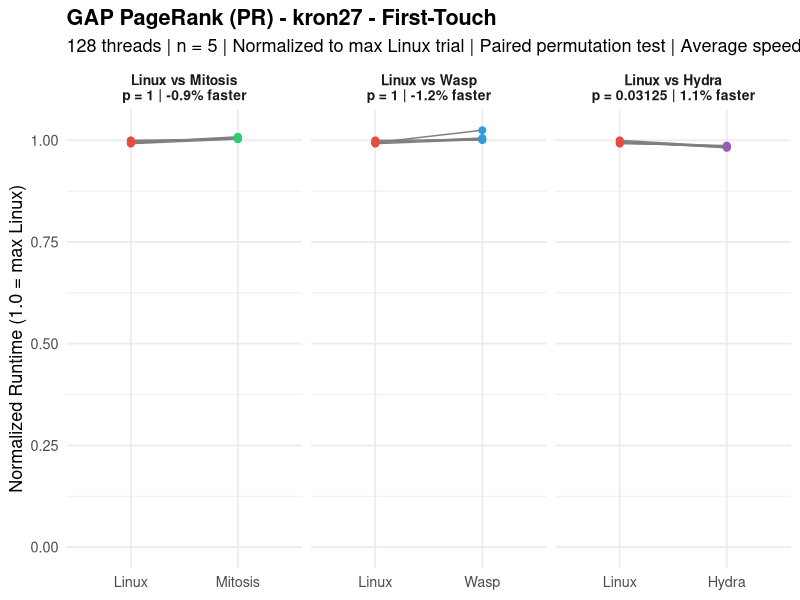
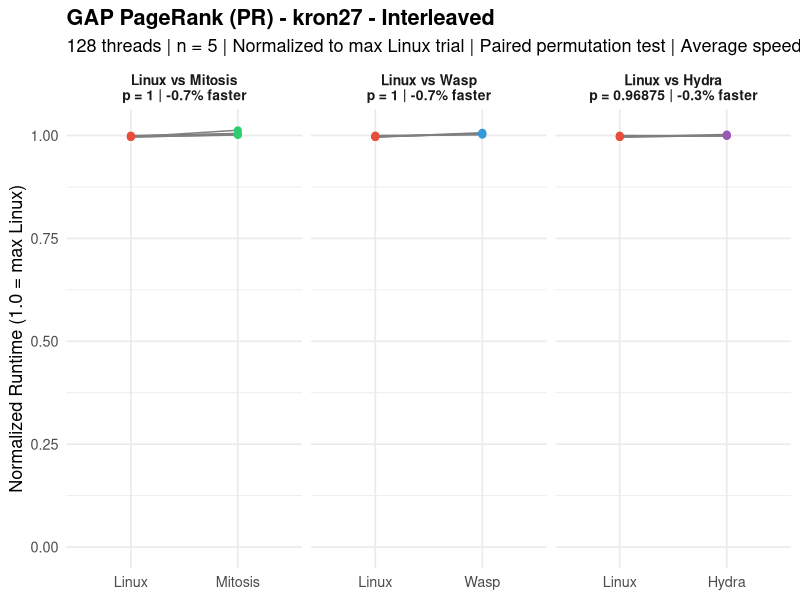
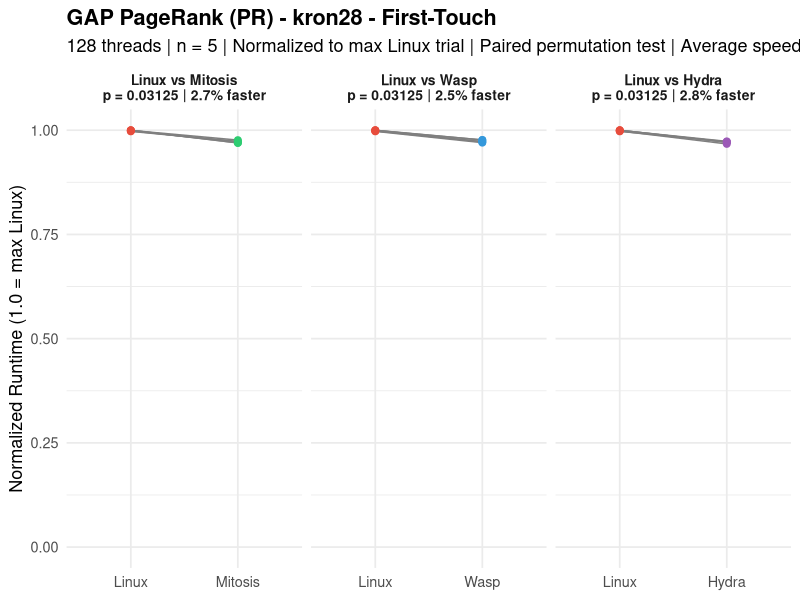
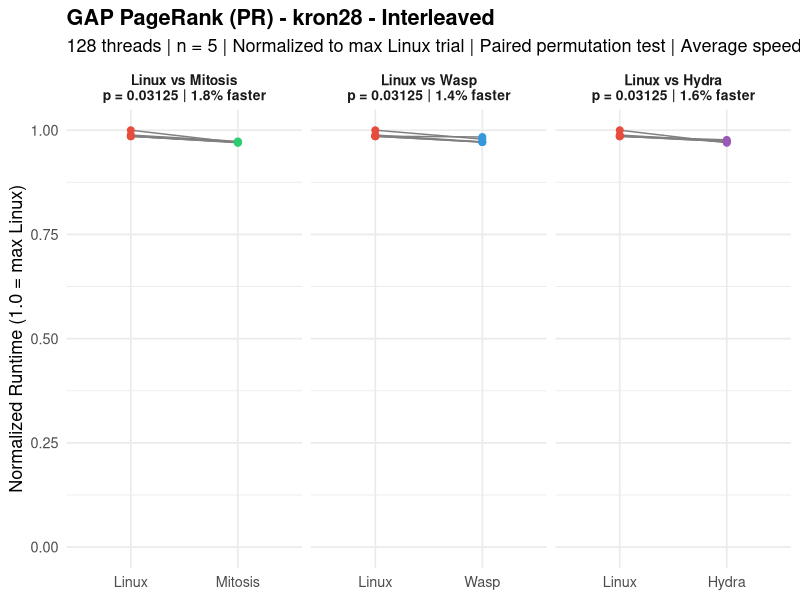
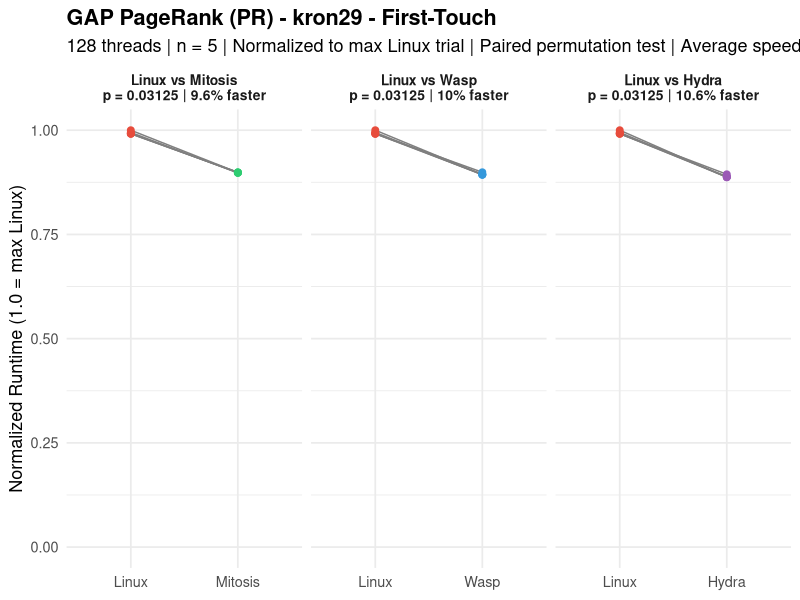
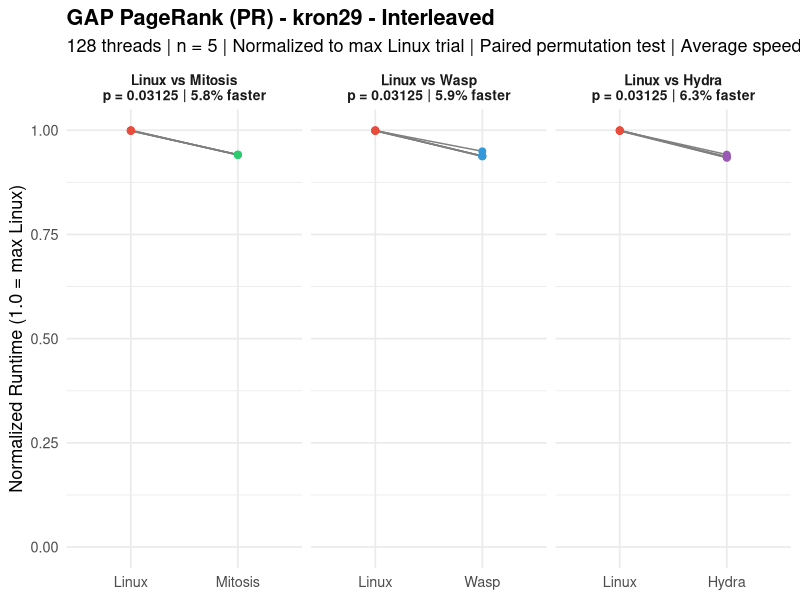
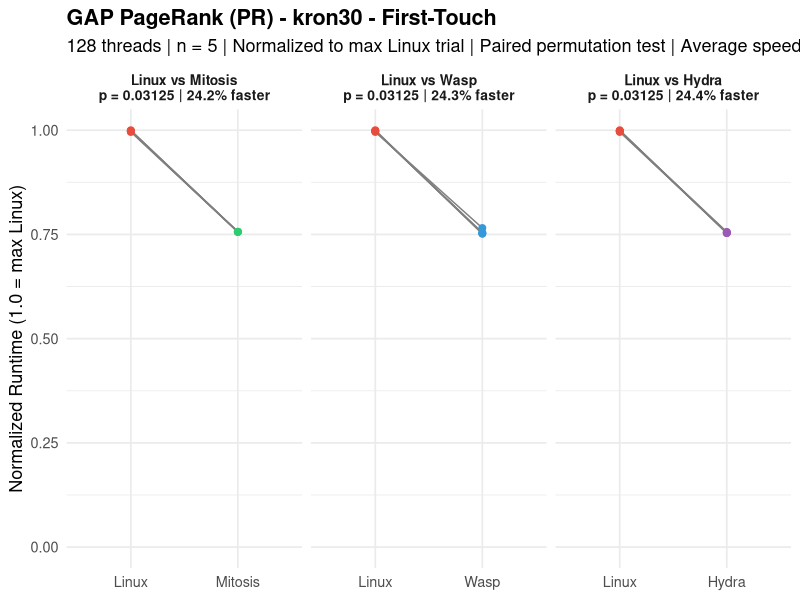
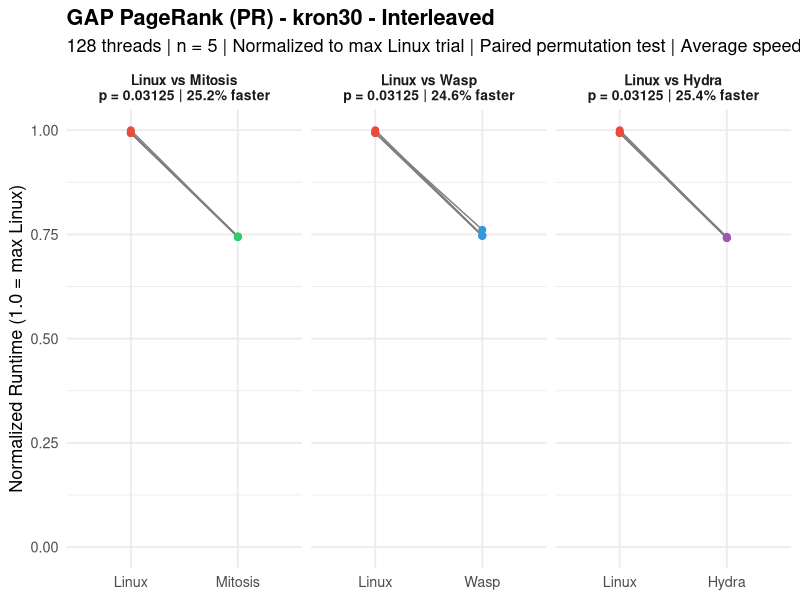

Here is the R script that generated these plots, in order:


###############################################################################
###                              pr.R                                       ###
###############################################################################

library(ggplot2)

# =============================================================================
# RAW DATA: Trial Times (seconds) – PageRank Benchmark, 128 threads, n=5
# =============================================================================

data <- list(
  # --- LINUX (First-Touch) ---
  linux_ft_kron27  = c(5.81940, 5.80369, 5.85122, 5.83647, 5.81667),
  linux_ft_kron28  = c(10.02791, 10.05239, 10.03720, 10.05618, 10.05463),
  linux_ft_kron29  = c(22.49483, 22.69184, 22.56925, 22.51509, 22.50064),
  linux_ft_kron30  = c(56.41439, 56.54028, 56.56200, 56.65709, 56.54722),
  linux_ft_uni27   = c(5.94102, 6.00006, 5.94203, 5.97740, 5.93471),
  linux_ft_uni28   = c(8.94579, 8.95631, 8.95536, 8.94460, 8.94416),
  linux_ft_uni29   = c(18.78821, 18.80024, 18.77792, 18.79414, 18.77132),
  linux_ft_uni30   = c(50.20408, 50.14499, 50.13726, 50.14120, 50.13426),
  linux_ft_twitter = c(9.74113, 9.68228, 9.72513, 9.70831, 9.76318),
  linux_ft_web     = c(2.50682, 2.47198, 2.43666, 2.51944, 2.54909),
  linux_ft_road    = c(0.22212, 0.21732, 0.22207, 0.21586, 0.23084),
  
  # --- LINUX (Interleaved) ---
  linux_il_kron27  = c(4.61049, 4.60908, 4.61041, 4.62647, 4.61994),
  linux_il_kron28  = c(9.26118, 9.12502, 9.12672, 9.15445, 9.12854),
  linux_il_kron29  = c(21.05044, 21.03381, 21.04851, 21.06628, 21.07370),
  linux_il_kron30  = c(56.06263, 56.06463, 56.43218, 56.07901, 56.04406),
  linux_il_uni27   = c(4.78200, 4.77849, 4.77924, 4.78355, 4.77928),
  linux_il_uni28   = c(8.40958, 8.40788, 8.40951, 8.41205, 8.41256),
  linux_il_uni29   = c(18.87302, 18.84751, 18.87742, 18.88076, 18.82595),
  linux_il_uni30   = c(48.02948, 47.97263, 47.95190, 47.92377, 48.00480),
  linux_il_twitter = c(6.97496, 6.96769, 6.99059, 6.98964, 6.98328),
  linux_il_web     = c(1.78840, 1.77738, 1.76997, 1.76784, 1.77008),
  linux_il_road    = c(0.17869, 0.16390, 0.16077, 0.15351, 0.15819),
  
  # --- MITOSIS (Repl+FT) ---
  mitosis_ft_kron27  = c(5.88884, 5.87035, 5.87077, 5.86901, 5.90300),
  mitosis_ft_kron28  = c(9.78134, 9.81800, 9.78443, 9.74966, 9.74965),
  mitosis_ft_kron29  = c(20.39994, 20.39051, 20.36856, 20.37781, 20.38875),
  mitosis_ft_kron30  = c(42.83477, 42.85464, 42.83340, 42.84029, 42.86263),
  mitosis_ft_uni27   = c(6.08937, 6.12922, 6.12192, 6.10186, 6.11029),
  mitosis_ft_uni28   = c(8.74914, 8.75847, 8.75498, 8.75770, 8.74740),
  mitosis_ft_uni29   = c(17.98045, 17.98915, 17.98947, 18.00180, 17.99220),
  mitosis_ft_uni30   = c(36.89089, 36.88765, 36.88806, 36.88647, 36.88443),
  mitosis_ft_twitter = c(9.73624, 9.68201, 9.67055, 9.71635, 9.73604),
  mitosis_ft_web     = c(2.45810, 2.48249, 2.36674, 2.48940, 2.53574),
  mitosis_ft_road    = c(0.24383, 0.22379, 0.22248, 0.22292, 0.22154),
  
  # --- MITOSIS (Repl+Interleaved) ---
  mitosis_il_kron27  = c(4.68587, 4.63619, 4.63142, 4.64394, 4.65050),
  mitosis_il_kron28  = c(8.98572, 8.99027, 8.98283, 9.01316, 8.99605),
  mitosis_il_kron29  = c(19.83383, 19.84658, 19.81893, 19.82533, 19.83105),
  mitosis_il_kron30  = c(41.94053, 42.02887, 41.99813, 42.05659, 42.01537),
  mitosis_il_uni27   = c(4.82944, 4.83425, 4.83098, 4.83024, 4.84139),
  mitosis_il_uni28   = c(8.23923, 8.23490, 8.23538, 8.24141, 8.23531),
  mitosis_il_uni29   = c(17.58155, 17.58906, 17.58849, 17.58724, 17.58639),
  mitosis_il_uni30   = c(36.58095, 36.56740, 36.57683, 36.57209, 36.58108),
  mitosis_il_twitter = c(6.99806, 7.00550, 6.99529, 6.99307, 7.01459),
  mitosis_il_web     = c(1.76406, 1.74975, 1.76108, 1.74662, 1.75538),
  mitosis_il_road    = c(0.16232, 0.16682, 0.17789, 0.15877, 0.16005),
  
  # --- WASP (First-Touch) ---
  wasp_ft_kron27  = c(5.99698, 5.86328, 5.85430, 5.87151, 5.88518),
  wasp_ft_kron28  = c(9.75513, 9.81955, 9.77893, 9.82185, 9.77883),
  wasp_ft_kron29  = c(20.40303, 20.28352, 20.26422, 20.28780, 20.27356),
  wasp_ft_kron30  = c(43.36698, 42.69459, 42.73170, 42.59989, 42.59830),
  wasp_ft_uni27   = c(6.01295, 6.01908, 6.01458, 5.98716, 5.99503),
  wasp_ft_uni28   = c(8.88172, 8.75208, 8.75022, 8.74736, 8.75566),
  wasp_ft_uni29   = c(18.03726, 17.89813, 17.88199, 17.90144, 17.89019),
  wasp_ft_uni30   = c(37.54246, 36.91591, 36.77312, 36.87888, 36.78278),
  wasp_ft_twitter = c(9.61260, 9.69863, 9.64813, 9.57625, 9.62993),
  wasp_ft_web     = c(2.51516, 2.43064, 2.64366, 2.57100, 2.49326),
  wasp_ft_road    = c(0.21329, 0.21727, 0.23427, 0.22420, 0.22115),
  
  # --- WASP (Interleaved) ---
  wasp_il_kron27  = c(4.64805, 4.64934, 4.65861, 4.63676, 4.63649),
  wasp_il_kron28  = c(9.06294, 8.99706, 8.99700, 9.00138, 9.11130),
  wasp_il_kron29  = c(20.00846, 19.76834, 19.77036, 19.74547, 19.76483),
  wasp_il_kron30  = c(42.95297, 42.14454, 42.18938, 42.13620, 42.13537),
  wasp_il_uni27   = c(4.87782, 4.83166, 4.82453, 4.82636, 4.82150),
  wasp_il_uni28   = c(8.32578, 8.23423, 8.24230, 8.23539, 8.23662),
  wasp_il_uni29   = c(17.77808, 17.54155, 17.55528, 17.53518, 17.54944),
  wasp_il_uni30   = c(37.58754, 36.65457, 36.64124, 36.64961, 36.68150),
  wasp_il_twitter = c(7.04457, 6.99673, 6.98895, 7.00302, 6.98061),
  wasp_il_web     = c(1.76863, 1.77763, 1.74911, 1.74578, 1.76233),
  wasp_il_road    = c(0.17911, 0.15462, 0.15949, 0.15993, 0.15579),
  
  # --- HYDRA (Repl+FT) ---
  hydra_ft_kron27  = c(5.75950, 5.77678, 5.76272, 5.74279, 5.75410),
  hydra_ft_kron28  = c(9.77730, 9.78762, 9.72512, 9.76516, 9.76591),
  hydra_ft_kron29  = c(20.29240, 20.12589, 20.14706, 20.13703, 20.16842),
  hydra_ft_kron30  = c(42.76642, 42.84020, 42.70403, 42.68348, 42.67279),
  hydra_ft_uni27   = c(6.37702, 6.40262, 6.41280, 6.41219, 6.40434),
  hydra_ft_uni28   = c(8.75203, 8.81333, 8.81695, 8.81906, 8.80903),
  hydra_ft_uni29   = c(17.93811, 17.81393, 17.81011, 17.79953, 17.79537),
  hydra_ft_uni30   = c(36.87449, 36.88908, 36.88064, 36.88476, 36.88299),
  hydra_ft_twitter = c(9.74386, 9.66591, 9.67042, 9.69633, 9.70334),
  hydra_ft_web     = c(2.50462, 2.56178, 2.42522, 2.57260, 2.54041),
  hydra_ft_road    = c(0.21761, 0.23898, 0.21598, 0.20632, 0.21644),
  
  # --- HYDRA (Repl+Interleaved) ---
  hydra_il_kron27  = c(4.63884, 4.62678, 4.62386, 4.62579, 4.62065),
  hydra_il_kron28  = c(8.98077, 9.04624, 9.00646, 9.01379, 9.01050),
  hydra_il_kron29  = c(19.84247, 19.68267, 19.73583, 19.68947, 19.71409),
  hydra_il_kron30  = c(42.01088, 41.82124, 41.88539, 41.85321, 41.89108),
  hydra_il_uni27   = c(4.83038, 4.81693, 4.81546, 4.81657, 4.81765),
  hydra_il_uni28   = c(8.22616, 8.24956, 8.24573, 8.24414, 8.24413),
  hydra_il_uni29   = c(17.59354, 17.52511, 17.52912, 17.52803, 17.52011),
  hydra_il_uni30   = c(36.58287, 36.52494, 36.52239, 36.53230, 36.54095),
  hydra_il_twitter = c(7.00259, 6.98156, 6.99565, 6.99925, 6.98124),
  hydra_il_web     = c(1.76102, 1.75394, 1.73181, 1.73950, 1.76810),
  hydra_il_road    = c(0.16161, 0.15973, 0.16510, 0.16528, 0.15883)
)

# =============================================================================
# PAIRED PERMUTATION TEST (exact, one-sided: Linux slower → diff > 0)
# =============================================================================

perm_test <- function(baseline, treatment) {
  d <- baseline - treatment
  obs <- mean(d)
  n <- length(d)
  perm_stats <- numeric(2^n)
  for (i in 0:(2^n - 1)) {
    signs <- 2 * as.integer(intToBits(i)[1:n]) - 1
    perm_stats[i + 1] <- mean(signs * abs(d))
  }
  p <- mean(perm_stats >= obs)
  return(list(obs = obs, p = p))
}

# =============================================================================
# RUN ALL TESTS
# =============================================================================

graphs <- c("kron27", "kron28", "kron29", "kron30",
            "uni27", "uni28", "uni29", "uni30",
            "twitter", "web", "road")
policies <- c("ft", "il")
policy_labels <- c(ft = "First-Touch", il = "Interleaved")
systems <- c("mitosis", "wasp", "hydra")

results <- data.frame()

pdf("pr.pdf", width = 10, height = 5)

for (graph in graphs) {
  for (pol in policies) {
    linux_key <- paste0("linux_", pol, "_", graph)
    for (sys in systems) {
      sys_key <- paste0(sys, "_", pol, "_", graph)
      res <- perm_test(data[[linux_key]], data[[sys_key]])
      results <- rbind(results, data.frame(
        Graph = graph,
        Policy = policy_labels[pol],
        Comparison = paste("Linux vs", tools::toTitleCase(sys)),
        MeanDiff = round(res$obs, 5),
        p_value = res$p,
        stringsAsFactors = FALSE
      ))
    }
  }
}

# Print results table
cat("\n====== PAIRED PERMUTATION TEST RESULTS (exact, one-sided) ======\n\n")
print(results, row.names = FALSE)

# Count significant results
cat("\n\nSignificant (p < 0.05):", sum(results$p_value < 0.05), "of", nrow(results), "\n")
cat("Non-significant (p >= 0.05):", sum(results$p_value >= 0.05), "of", nrow(results), "\n")

# =============================================================================
# PLOTS: One per graph per policy, with 3 facets (Mitosis, WASP, Hydra)
# =============================================================================

for (graph in graphs) {
  for (pol in policies) {
    linux_key <- paste0("linux_", pol, "_", graph)
    max_linux <- max(data[[linux_key]])
    df_list <- list()
    
    for (sys in systems) {
      sys_key <- paste0(sys, "_", pol, "_", graph)
      res <- perm_test(data[[linux_key]], data[[sys_key]])
      sys_label <- tools::toTitleCase(sys)
      pct <- round(res$obs / mean(data[[linux_key]]) * 100, 1)
      label <- paste0("Linux vs ", sys_label,
                      "\np = ", res$p,
                      " | ", pct, "% faster")
      df_list[[sys]] <- data.frame(
        Trial = rep(1:5, 2),
        Zeit = c(data[[linux_key]] / max_linux, data[[sys_key]] / max_linux),
        Bedingung = factor(rep(c("Linux", sys_label), each = 5),
                           levels = c("Linux", sys_label)),
        Vergleich = label
      )
    }
    
    df <- do.call(rbind, df_list)
    df$Vergleich <- factor(df$Vergleich, levels = unique(df$Vergleich))
    
    p <- ggplot(df, aes(x = Bedingung, y = Zeit)) +
      geom_line(aes(group = Trial), color = "gray50", linewidth = 0.5) +
      geom_point(aes(color = Bedingung), size = 2) +
      scale_color_manual(values = c("Linux" = "#E74C3C",
                                    "Mitosis" = "#2ECC71",
                                    "Wasp" = "#3498DB",
                                    "Hydra" = "#9B59B6")) +
      coord_cartesian(ylim = c(0, NA)) +
      facet_wrap(~ Vergleich, scales = "free_x") +
      labs(
        title = paste0("GAP PageRank (PR) - ",
                       graph, " - ", policy_labels[pol]),
        subtitle = "128 threads | n = 5 | Normalized to max Linux trial | Paired permutation test | Average speedup",
        x = NULL,
        y = "Normalized Runtime (1.0 = max Linux)"
      ) +
      theme_minimal(base_size = 13) +
      theme(legend.position = "none",
            plot.title = element_text(face = "bold"),
            strip.text = element_text(face = "bold", size = 10))
    
    print(p)
  }
}

dev.off()
cat("Saved all plots to pr.pdf\n")
